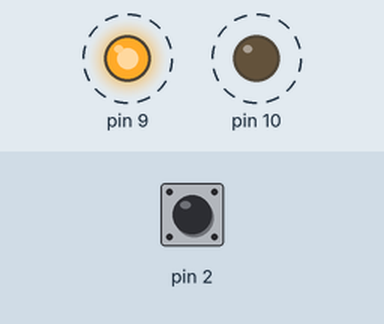
Recording of a sketch running on a simulated Arduino Uno, built with avr-gcc and run on an emulated ATmega328P. On the bench: output pins drawn as LEDs (lit = HIGH). Dashed ring = blinking. The inputs (shaded band) are chosen by the test bench; at power-on: pin 2 HIGH. What the sketch prints to the serial monitor is not drawn.

Above: at 0.5 s.
Timing chart, 0 to 4.6 s (numbered marks = the images above):
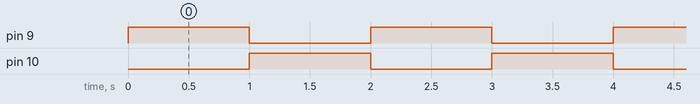

Measured:
- by itself, pin 9, pin 10: alternates HIGH for 1.0 s and LOW for 1.0 s

The sketch:

Input_pulling.ino
```cpp
void setup() {
  Serial.begin(9600);
  pinMode(2,INPUT_PULLUP);
  pinMode(3,INPUT_PULLUP);
  pinMode(9,OUTPUT);
  pinMode(10,OUTPUT);
  Serial.println("Begin:");
}

void loop() {
  if (digitalRead(2))
    Serial.println("2");
  else if (digitalRead(3))
    Serial.println("3");
  digitalWrite(9,HIGH);
  digitalWrite(10,LOW);
  delay(1000);
  digitalWrite(10,HIGH);
  digitalWrite(9,LOW);
  delay(1000);

}
```
